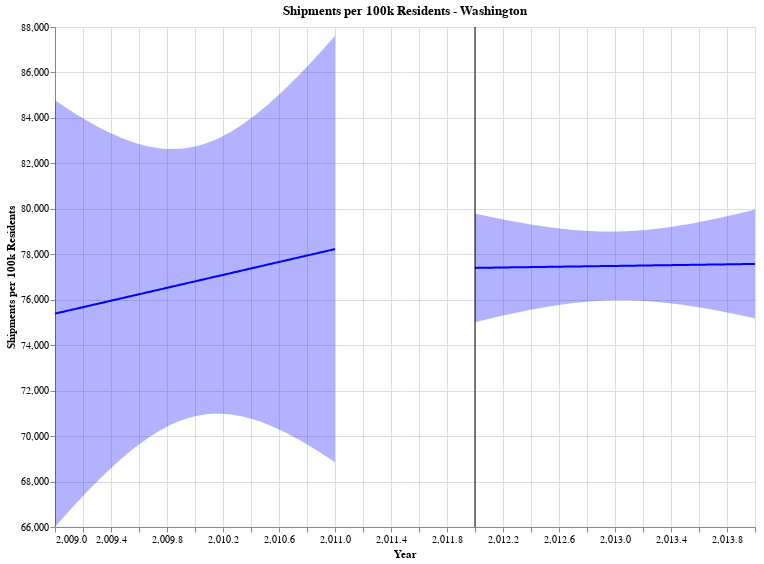

Notebook source saved alongside this figure:
### Code cell
# plotting - need to make x axis discrete 
fit_wa_b4, reg_chart_wa_b4 = get_reg_fit(
    wa_b4, yvar="shipment_per_100k", xvar="Year", color="blue", title= "Shipments per 100k Residents - Washington", alpha=0.05
)


fit_wa_b4, reg_chart_wa_after = get_reg_fit(
    wa_after, yvar="shipment_per_100k", xvar="Year", color="blue", title= "Shipments per 100k Residents - Washington",alpha=0.05
)
(reg_chart_wa_b4 + reg_chart_wa_after + line).properties(width=700, height=500)

### Figure 1 — Vega-Lite specification as saved in the notebook (floating-point values rounded to 4 significant figures)
{"config": {"view": {"continuousWidth": 400, "continuousHeight": 300}}, "layer": [{"mark": "errorband", "encoding": {"color": {"value": "blue"}, "x": {"field": "Year", "type": "quantitative"}, "y": {"field": "ci_low", "title": "", "type": "quantitative"}, "y2": {"field": "ci_high"}}}, {"mark": "line", "encoding": {"color": {"value": "blue"}, "x": {"field": "Year", "scale": {"zero": false}, "title": "Year", "type": "quantitative"}, "y": {"field": "shipment_per_100k", "scale": {"zero": false}, "title": "Shipments per 100k Residents", "type": "quantitative"}}, "title": "Shipments per 100k Residents - Washington"}, {"layer": [{"mark": "errorband", "encoding": {"color": {"value": "blue"}, "x": {"field": "Year", "type": "quantitative"}, "y": {"field": "ci_low", "title": "", "type": "quantitative"}, "y2": {"field": "ci_high"}}}, {"mark": "line", "encoding": {"color": {"value": "blue"}, "x": {"field": "Year", "scale": {"zero": false}, "title": "Year", "type": "quantitative"}, "y": {"field": "shipment_per_100k", "scale": {"zero": false}, "title": "Shipments per 100k Residents", "type": "quantitative"}}, "title": "Shipments per 100k Residents - Washington"}], "data": {"name": "data-ca604b382d5a49bc78e365530f9fa0fe"}}, {"data": {"name": "data-424a16bd626ddffb6ec885f6abd1efe5"}, "mark": "rule", "encoding": {"color": {"field": "color", "scale": null, "type": "nominal"}, "x": {"field": "Date", "type": "quantitative"}}}], "data": {"name": "data-f08a26c6ecd1de4ce552fd05d8169def"}, "height": 500, "width": 700, "$schema": "https://vega.github.io/schema/vega-lite/v4.17.0.json", "datasets": {"data-f08a26c6ecd1de4ce552fd05d8169def": [{"Year": 2009.0, "shipment_per_100k": 75390.0, "ci_low": 66000.0, "ci_high": 84770.0}, {"Year": 2009.0, "shipment_per_100k": 75420.0, "ci_low": 66140.0, "ci_high": 84690.0}, {"Year": 2009.0, "shipment_per_100k": 75450.0, "ci_low": 66280.0, "ci_high": 84610.0}, {"Year": 2009.0, "shipment_per_100k": 75470.0, "ci_low": 66420.0, "ci_high": 84530.0}, {"Year": 2009.0, "shipment_per_100k": 75500.0, "ci_low": 66560.0, "ci_high": 84440.0}, {"Year": 2009.0, "shipment_per_100k": 75530.0, "ci_low": 66700.0, "ci_high": 84370.0}, {"Year": 2009.0, "shipment_per_100k": 75560.0, "ci_low": 66830.0, "ci_high": 84290.0}, {"Year": 2009.0, "shipment_per_100k": 75590.0, "ci_low": 66970.0, "ci_high": 84210.0}, {"Year": 2009.0, "shipment_per_100k": 75620.0, "ci_low": 67100.0, "ci_high": 84130.0}, {"Year": 2009.0, "shipment_per_100k": 75640.0, "ci_low": 67230.0, "ci_high": 84060.0}, {"Year": 2009.0, "shipment_per_100k": 75670.0, "ci_low": 67360.0, "ci_high": 83980.0}, {"Year": 2009.0, "shipment_per_100k": 75700.0, "ci_low": 67490.0, "ci_high": 83910.0}, {"Year": 2009.0, "shipment_per_100k": 75730.0, "ci_low": 67620.0, "ci_high": 83840.0}, {"Year": 2009.0, "shipment_per_100k": 75760.0, "ci_low": 67750.0, "ci_high": 83770.0}, {"Year": 2009.0, "shipment_per_100k": 75790.0, "ci_low": 67870.0, "ci_high": 83700.0}, {"Year": 2009.0, "shipment_per_100k": 75810.0, "ci_low": 68000.0, "ci_high": 83630.0}, {"Year": 2009.0, "shipment_per_100k": 75840.0, "ci_low": 68120.0, "ci_high": 83570.0}, {"Year": 2009.0, "shipment_per_100k": 75870.0, "ci_low": 68240.0, "ci_high": 83500.0}, {"Year": 2009.0, "shipment_per_100k": 75900.0, "ci_low": 68360.0, "ci_high": 83440.0}, {"Year": 2009.0, "shipment_per_100k": 75930.0, "ci_low": 68470.0, "ci_high": 83380.0}, {"Year": 2009.0, "shipment_per_100k": 75960.0, "ci_low": 68590.0, "ci_high": 83320.0}, {"Year": 2009.0, "shipment_per_100k": 75980.0, "ci_low": 68700.0, "ci_high": 83270.0}, {"Year": 2009.0, "shipment_per_100k": 76010.0, "ci_low": 68820.0, "ci_high": 83210.0}, {"Year": 2009.0, "shipment_per_100k": 76040.0, "ci_low": 68920.0, "ci_high": 83160.0}, {"Year": 2009.0, "shipment_per_100k": 76070.0, "ci_low": 69030.0, "ci_high": 83110.0}, {"Year": 2009.0, "shipment_per_100k": 76100.0, "ci_low": 69140.0, "ci_high": 83060.0}, {"Year": 2010.0, "shipment_per_100k": 76130.0, "ci_low": 69240.0, "ci_high": 83010.0}, {"Year": 2010.0, "shipment_per_100k": 76160.0, "ci_low": 69340.0, "ci_high": 82970.0}, {"Year": 2010.0, "shipment_per_100k": 76180.0, "ci_low": 69440.0, "ci_high": 82930.0}, {"Year": 2010.0, "shipment_per_100k": 76210.0, "ci_low": 69540.0, "ci_high": 82890.0}, {"Year": 2010.0, "shipment_per_100k": 76240.0, "ci_low": 69630.0, "ci_high": 82850.0}, {"Year": 2010.0, "shipment_per_100k": 76270.0, "ci_low": 69720.0, "ci_high": 82820.0}, {"Year": 2010.0, "shipment_per_100k": 76300.0, "ci_low": 69810.0, "ci_high": 82780.0}, {"Year": 2010.0, "shipment_per_100k": 76330.0, "ci_low": 69900.0, "ci_high": 82760.0}, {"Year": 2010.0, "shipment_per_100k": 76350.0, "ci_low": 69980.0, "ci_high": 82730.0}, {"Year": 2010.0, "shipment_per_100k": 76380.0, "ci_low": 70060.0, "ci_high": 82710.0}, {"Year": 2010.0, "shipment_per_100k": 76410.0, "ci_low": 70140.0, "ci_high": 82690.0}, {"Year": 2010.0, "shipment_per_100k": 76440.0, "ci_low": 70210.0, "ci_high": 82670.0}, {"Year": 2010.0, "shipment_per_100k": 76470.0, "ci_low": 70280.0, "ci_high": 82650.0}, {"Year": 2010.0, "shipment_per_100k": 76500.0, "ci_low": 70350.0, "ci_high": 82640.0}, {"Year": 2010.0, "shipment_per_100k": 76520.0, "ci_low": 70410.0, "ci_high": 82640.0}, {"Year": 2010.0, "shipment_per_100k": 76550.0, "ci_low": 70470.0, "ci_high": 82630.0}, {"Year": 2010.0, "shipment_per_100k": 76580.0, "ci_low": 70530.0, "ci_high": 82630.0}, {"Year": 2010.0, "shipment_per_100k": 76610.0, "ci_low": 70590.0, "ci_high": 82630.0}, {"Year": 2010.0, "shipment_per_100k": 76640.0, "ci_low": 70640.0, "ci_high": 82640.0}, {"Year": 2010.0, "shipment_per_100k": 76670.0, "ci_low": 70690.0, "ci_high": 82650.0}, {"Year": 2010.0, "shipment_per_100k": 76690.0, "ci_low": 70730.0, "ci_high": 82660.0}, {"Year": 2010.0, "shipment_per_100k": 76720.0, "ci_low": 70770.0, "ci_high": 82680.0}, {"Year": 2010.0, "shipment_per_100k": 76750.0, "ci_low": 70810.0, "ci_high": 82690.0}, {"Year": 2010.0, "shipment_per_100k": 76780.0, "ci_low": 70840.0, "ci_high": 82720.0}, {"Year": 2010.0, "shipment_per_100k": 76810.0, "ci_low": 70870.0, "ci_high": 82740.0}, {"Year": 2010.0, "shipment_per_100k": 76840.0, "ci_low": 70900.0, "ci_high": 82770.0}, {"Year": 2010.0, "shipment_per_100k": 76870.0, "ci_low": 70920.0, "ci_high": 82810.0}, {"Year": 2010.0, "shipment_per_100k": 76890.0, "ci_low": 70940.0, "ci_high": 82850.0}, {"Year": 2010.0, "shipment_per_100k": 76920.0, "ci_low": 70960.0, "ci_high": 82890.0}, {"Year": 2010.0, "shipment_per_100k": 76950.0, "ci_low": 70970.0, "ci_high": 82930.0}, {"Year": 2010.0, "shipment_per_100k": 76980.0, "ci_low": 70980.0, "ci_high": 82980.0}, {"Year": 2010.0, "shipment_per_100k": 77010.0, "ci_low": 70980.0, "ci_high": 83030.0}, {"Year": 2010.0, "shipment_per_100k": 77040.0, "ci_low": 70990.0, "ci_high": 83080.0}, {"Year": 2010.0, "shipment_per_100k": 77060.0, "ci_low": 70990.0, "ci_high": 83140.0}, {"Year": 2010.0, "shipment_per_100k": 77090.0, "ci_low": 70980.0, "ci_high": 83200.0}, {"Year": 2010.0, "shipment_per_100k": 77120.0, "ci_low": 70970.0, "ci_high": 83270.0}, {"Year": 2010.0, "shipment_per_100k": 77150.0, "ci_low": 70960.0, "ci_high": 83340.0}, {"Year": 2010.0, "shipment_per_100k": 77180.0, "ci_low": 70950.0, "ci_high": 83410.0}, {"Year": 2010.0, "shipment_per_100k": 77210.0, "ci_low": 70930.0, "ci_high": 83480.0}, {"Year": 2010.0, "shipment_per_100k": 77230.0, "ci_low": 70910.0, "ci_high": 83560.0}, {"Year": 2010.0, "shipment_per_100k": 77260.0, "ci_low": 70890.0, "ci_high": 83640.0}, {"Year": 2010.0, "shipment_per_100k": 77290.0, "ci_low": 70860.0, "ci_high": 83720.0}, {"Year": 2010.0, "shipment_per_100k": 77320.0, "ci_low": 70830.0, "ci_high": 83810.0}, {"Year": 2010.0, "shipment_per_100k": 77350.0, "ci_low": 70800.0, "ci_high": 83900.0}, {"Year": 2010.0, "shipment_per_100k": 77380.0, "ci_low": 70770.0, "ci_high": 83990.0}, {"Year": 2010.0, "shipment_per_100k": 77400.0, "ci_low": 70730.0, "ci_high": 84080.0}, {"Year": 2010.0, "shipment_per_100k": 77430.0, "ci_low": 70690.0, "ci_high": 84180.0}, {"Year": 2010.0, "shipment_per_100k": 77460.0, "ci_low": 70650.0, "ci_high": 84270.0}, {"Year": 2010.0, "shipment_per_100k": 77490.0, "ci_low": 70600.0, "ci_high": 84380.0}, {"Year": 2010.0, "shipment_per_100k": 77520.0, "ci_low": 70560.0, "ci_high": 84480.0}, {"Year": 2011.0, "shipment_per_100k": 77550.0, "ci_low": 70510.0, "ci_high": 84580.0}, {"Year": 2011.0, "shipment_per_100k": 77570.0, "ci_low": 70460.0, "ci_high": 84690.0}, {"Year": 2011.0, "shipment_per_100k": 77600.0, "ci_low": 70410.0, "ci_high": 84800.0}, {"Year": 2011.0, "shipment_per_100k": 77630.0, "ci_low": 70350.0, "ci_high": 84910.0}, {"Year": 2011.0, "shipment_per_100k": 77660.0, "ci_low": 70290.0, "ci_high": 85030.0}, {"Year": 2011.0, "shipment_per_100k": 77690.0, "ci_low": 70240.0, "ci_high": 85140.0}, {"Year": 2011.0, "shipment_per_100k": 77720.0, "ci_low": 70170.0, "ci_high": 85260.0}, {"Year": 2011.0, "shipment_per_100k": 77750.0, "ci_low": 70110.0, "ci_high": 85380.0}, {"Year": 2011.0, "shipment_per_100k": 77770.0, "ci_low": 70050.0, "ci_high": 85500.0}, {"Year": 2011.0, "shipment_per_100k": 77800.0, "ci_low": 69980.0, "ci_high": 85620.0}, {"Year": 2011.0, "shipment_per_100k": 77830.0, "ci_low": 69920.0, "ci_high": 85740.0}, {"Year": 2011.0, "shipment_per_100k": 77860.0, "ci_low": 69850.0, "ci_high": 85870.0}, {"Year": 2011.0, "shipment_per_100k": 77890.0, "ci_low": 69780.0, "ci_high": 86000.0}, {"Year": 2011.0, "shipment_per_100k": 77920.0, "ci_low": 69710.0, "ci_high": 86130.0}, {"Year": 2011.0, "shipment_per_100k": 77940.0, "ci_low": 69630.0, "ci_high": 86250.0}, {"Year": 2011.0, "shipment_per_100k": 77970.0, "ci_low": 69560.0, "ci_high": 86390.0}, {"Year": 2011.0, "shipment_per_100k": 78000.0, "ci_low": 69480.0, "ci_high": 86520.0}, {"Year": 2011.0, "shipment_per_100k": 78030.0, "ci_low": 69410.0, "ci_high": 86650.0}, {"Year": 2011.0, "shipment_per_100k": 78060.0, "ci_low": 69330.0, "ci_high": 86790.0}, {"Year": 2011.0, "shipment_per_100k": 78090.0, "ci_low": 69250.0, "ci_high": 86920.0}, {"Year": 2011.0, "shipment_per_100k": 78110.0, "ci_low": 69170.0, "ci_high": 87060.0}, {"Year": 2011.0, "shipment_per_100k": 78140.0, "ci_low": 69090.0, "ci_high": 87190.0}, {"Year": 2011.0, "shipment_per_100k": 78170.0, "ci_low": 69010.0, "ci_high": 87330.0}, {"Year": 2011.0, "shipment_per_100k": 78200.0, "ci_low": 68930.0, "ci_high": 87470.0}, {"Year": 2011.0, "shipment_per_100k": 78230.0, "ci_low": 68840.0, "ci_high": 87610.0}], "data-ca604b382d5a49bc78e365530f9fa0fe": [{"Year": 2012.0, "shipment_per_100k": 77400.0, "ci_low": 75010.0, "ci_high": 79790.0}, {"Year": 2012.0, "shipment_per_100k": 77400.0, "ci_low": 75040.0, "ci_high": 79770.0}, {"Year": 2012.0, "shipment_per_100k": 77400.0, "ci_low": 75070.0, "ci_high": 79740.0}, {"Year": 2012.0, "shipment_per_100k": 77410.0, "ci_low": 75100.0, "ci_high": 79710.0}, {"Year": 2012.0, "shipment_per_100k": 77410.0, "ci_low": 75130.0, "ci_high": 79690.0}, {"Year": 2012.0, "shipment_per_100k": 77410.0, "ci_low": 75160.0, "ci_high": 79660.0}, {"Year": 2012.0, "shipment_per_100k": 77410.0, "ci_low": 75190.0, "ci_high": 79630.0}, {"Year": 2012.0, "shipment_per_100k": 77410.0, "ci_low": 75220.0, "ci_high": 79610.0}, {"Year": 2012.0, "shipment_per_100k": 77420.0, "ci_low": 75250.0, "ci_high": 79580.0}, {"Year": 2012.0, "shipment_per_100k": 77420.0, "ci_low": 75270.0, "ci_high": 79560.0}, {"Year": 2012.0, "shipment_per_100k": 77420.0, "ci_low": 75300.0, "ci_high": 79540.0}, {"Year": 2012.0, "shipment_per_100k": 77420.0, "ci_low": 75330.0, "ci_high": 79510.0}, {"Year": 2012.0, "shipment_per_100k": 77420.0, "ci_low": 75360.0, "ci_high": 79490.0}, {"Year": 2012.0, "shipment_per_100k": 77420.0, "ci_low": 75380.0, "ci_high": 79460.0}, {"Year": 2012.0, "shipment_per_100k": 77430.0, "ci_low": 75410.0, "ci_high": 79440.0}, {"Year": 2012.0, "shipment_per_100k": 77430.0, "ci_low": 75440.0, "ci_high": 79420.0}, {"Year": 2012.0, "shipment_per_100k": 77430.0, "ci_low": 75460.0, "ci_high": 79400.0}, {"Year": 2012.0, "shipment_per_100k": 77430.0, "ci_low": 75490.0, "ci_high": 79370.0}, {"Year": 2012.0, "shipment_per_100k": 77430.0, "ci_low": 75510.0, "ci_high": 79350.0}, {"Year": 2012.0, "shipment_per_100k": 77430.0, "ci_low": 75540.0, "ci_high": 79330.0}, {"Year": 2012.0, "shipment_per_100k": 77440.0, "ci_low": 75560.0, "ci_high": 79310.0}, {"Year": 2012.0, "shipment_per_100k": 77440.0, "ci_low": 75580.0, "ci_high": 79290.0}, {"Year": 2012.0, "shipment_per_100k": 77440.0, "ci_low": 75610.0, "ci_high": 79270.0}, {"Year": 2012.0, "shipment_per_100k": 77440.0, "ci_low": 75630.0, "ci_high": 79250.0}, {"Year": 2012.0, "shipment_per_100k": 77440.0, "ci_low": 75650.0, "ci_high": 79240.0}, {"Year": 2012.0, "shipment_per_100k": 77440.0, "ci_low": 75670.0, "ci_high": 79220.0}, {"Year": 2013.0, "shipment_per_100k": 77450.0, "ci_low": 75690.0, "ci_high": 79200.0}, {"Year": 2013.0, "shipment_per_100k": 77450.0, "ci_low": 75710.0, "ci_high": 79180.0}, {"Year": 2013.0, "shipment_per_100k": 77450.0, "ci_low": 75730.0, "ci_high": 79170.0}, {"Year": 2013.0, "shipment_per_100k": 77450.0, "ci_low": 75750.0, "ci_high": 79150.0}, {"Year": 2013.0, "shipment_per_100k": 77450.0, "ci_low": 75770.0, "ci_high": 79140.0}, {"Year": 2013.0, "shipment_per_100k": 77450.0, "ci_low": 75790.0, "ci_high": 79120.0}, {"Year": 2013.0, "shipment_per_100k": 77460.0, "ci_low": 75800.0, "ci_high": 79110.0}, {"Year": 2013.0, "shipment_per_100k": 77460.0, "ci_low": 75820.0, "ci_high": 79100.0}, {"Year": 2013.0, "shipment_per_100k": 77460.0, "ci_low": 75840.0, "ci_high": 79080.0}, {"Year": 2013.0, "shipment_per_100k": 77460.0, "ci_low": 75850.0, "ci_high": 79070.0}, {"Year": 2013.0, "shipment_per_100k": 77460.0, "ci_low": 75860.0, "ci_high": 79060.0}, {"Year": 2013.0, "shipment_per_100k": 77470.0, "ci_low": 75880.0, "ci_high": 79050.0}, {"Year": 2013.0, "shipment_per_100k": 77470.0, "ci_low": 75890.0, "ci_high": 79040.0}, {"Year": 2013.0, "shipment_per_100k": 77470.0, "ci_low": 75900.0, "ci_high": 79030.0}, {"Year": 2013.0, "shipment_per_100k": 77470.0, "ci_low": 75910.0, "ci_high": 79030.0}, {"Year": 2013.0, "shipment_per_100k": 77470.0, "ci_low": 75920.0, "ci_high": 79020.0}, {"Year": 2013.0, "shipment_per_100k": 77470.0, "ci_low": 75930.0, "ci_high": 79010.0}, {"Year": 2013.0, "shipment_per_100k": 77480.0, "ci_low": 75940.0, "ci_high": 79010.0}, {"Year": 2013.0, "shipment_per_100k": 77480.0, "ci_low": 75950.0, "ci_high": 79010.0}, {"Year": 2013.0, "shipment_per_100k": 77480.0, "ci_low": 75960.0, "ci_high": 79000.0}, {"Year": 2013.0, "shipment_per_100k": 77480.0, "ci_low": 75960.0, "ci_high": 79000.0}, {"Year": 2013.0, "shipment_per_100k": 77480.0, "ci_low": 75970.0, "ci_high": 79000.0}, {"Year": 2013.0, "shipment_per_100k": 77480.0, "ci_low": 75970.0, "ci_high": 79000.0}, {"Year": 2013.0, "shipment_per_100k": 77490.0, "ci_low": 75970.0, "ci_high": 79000.0}, {"Year": 2013.0, "shipment_per_100k": 77490.0, "ci_low": 75980.0, "ci_high": 79000.0}, {"Year": 2013.0, "shipment_per_100k": 77490.0, "ci_low": 75980.0, "ci_high": 79000.0}, {"Year": 2013.0, "shipment_per_100k": 77490.0, "ci_low": 75980.0, "ci_high": 79000.0}, {"Year": 2013.0, "shipment_per_100k": 77490.0, "ci_low": 75980.0, "ci_high": 79010.0}, {"Year": 2013.0, "shipment_per_100k": 77490.0, "ci_low": 75980.0, "ci_high": 79010.0}, {"Year": 2013.0, "shipment_per_100k": 77500.0, "ci_low": 75970.0, "ci_high": 79020.0}, {"Year": 2013.0, "shipment_per_100k": 77500.0, "ci_low": 75970.0, "ci_high": 79030.0}, {"Year": 2013.0, "shipment_per_100k": 77500.0, "ci_low": 75970.0, "ci_high": 79030.0}, {"Year": 2013.0, "shipment_per_100k": 77500.0, "ci_low": 75960.0, "ci_high": 79040.0}, {"Year": 2013.0, "shipment_per_100k": 77500.0, "ci_low": 75950.0, "ci_high": 79050.0}, {"Year": 2013.0, "shipment_per_100k": 77500.0, "ci_low": 75950.0, "ci_high": 79060.0}, {"Year": 2013.0, "shipment_per_100k": 77510.0, "ci_low": 75940.0, "ci_high": 79070.0}, {"Year": 2013.0, "shipment_per_100k": 77510.0, "ci_low": 75930.0, "ci_high": 79080.0}, {"Year": 2013.0, "shipment_per_100k": 77510.0, "ci_low": 75920.0, "ci_high": 79100.0}, {"Year": 2013.0, "shipment_per_100k": 77510.0, "ci_low": 75910.0, "ci_high": 79110.0}, {"Year": 2013.0, "shipment_per_100k": 77510.0, "ci_low": 75900.0, "ci_high": 79120.0}, {"Year": 2013.0, "shipment_per_100k": 77520.0, "ci_low": 75890.0, "ci_high": 79140.0}, {"Year": 2013.0, "shipment_per_100k": 77520.0, "ci_low": 75880.0, "ci_high": 79150.0}, {"Year": 2013.0, "shipment_per_100k": 77520.0, "ci_low": 75870.0, "ci_high": 79170.0}, {"Year": 2013.0, "shipment_per_100k": 77520.0, "ci_low": 75850.0, "ci_high": 79190.0}, {"Year": 2013.0, "shipment_per_100k": 77520.0, "ci_low": 75840.0, "ci_high": 79210.0}, {"Year": 2013.0, "shipment_per_100k": 77520.0, "ci_low": 75820.0, "ci_high": 79220.0}, {"Year": 2013.0, "shipment_per_100k": 77530.0, "ci_low": 75810.0, "ci_high": 79240.0}, {"Year": 2013.0, "shipment_per_100k": 77530.0, "ci_low": 75790.0, "ci_high": 79260.0}, {"Year": 2013.0, "shipment_per_100k": 77530.0, "ci_low": 75780.0, "ci_high": 79280.0}, {"Year": 2013.0, "shipment_per_100k": 77530.0, "ci_low": 75760.0, "ci_high": 79300.0}, {"Year": 2014.0, "shipment_per_100k": 77530.0, "ci_low": 75740.0, "ci_high": 79330.0}, {"Year": 2014.0, "shipment_per_100k": 77530.0, "ci_low": 75720.0, "ci_high": 79350.0}, {"Year": 2014.0, "shipment_per_100k": 77540.0, "ci_low": 75700.0, "ci_high": 79370.0}, {"Year": 2014.0, "shipment_per_100k": 77540.0, "ci_low": 75680.0, "ci_high": 79390.0}, {"Year": 2014.0, "shipment_per_100k": 77540.0, "ci_low": 75660.0, "ci_high": 79420.0}, {"Year": 2014.0, "shipment_per_100k": 77540.0, "ci_low": 75640.0, "ci_high": 79440.0}, {"Year": 2014.0, "shipment_per_100k": 77540.0, "ci_low": 75620.0, "ci_high": 79460.0}, {"Year": 2014.0, "shipment_per_100k": 77540.0, "ci_low": 75600.0, "ci_high": 79490.0}, {"Year": 2014.0, "shipment_per_100k": 77550.0, "ci_low": 75580.0, "ci_high": 79510.0}, {"Year": 2014.0, "shipment_per_100k": 77550.0, "ci_low": 75560.0, "ci_high": 79540.0}, {"Year": 2014.0, "shipment_per_100k": 77550.0, "ci_low": 75530.0, "ci_high": 79570.0}, {"Year": 2014.0, "shipment_per_100k": 77550.0, "ci_low": 75510.0, "ci_high": 79590.0}, {"Year": 2014.0, "shipment_per_100k": 77550.0, "ci_low": 75490.0, "ci_high": 79620.0}, {"Year": 2014.0, "shipment_per_100k": 77550.0, "ci_low": 75460.0, "ci_high": 79650.0}, {"Year": 2014.0, "shipment_per_100k": 77560.0, "ci_low": 75440.0, "ci_high": 79670.0}, {"Year": 2014.0, "shipment_per_100k": 77560.0, "ci_low": 75420.0, "ci_high": 79700.0}, {"Year": 2014.0, "shipment_per_100k": 77560.0, "ci_low": 75390.0, "ci_high": 79730.0}, {"Year": 2014.0, "shipment_per_100k": 77560.0, "ci_low": 75370.0, "ci_high": 79760.0}, {"Year": 2014.0, "shipment_per_100k": 77560.0, "ci_low": 75340.0, "ci_high": 79790.0}, {"Year": 2014.0, "shipment_per_100k": 77570.0, "ci_low": 75310.0, "ci_high": 79820.0}, {"Year": 2014.0, "shipment_per_100k": 77570.0, "ci_low": 75290.0, "ci_high": 79850.0}, {"Year": 2014.0, "shipment_per_100k": 77570.0, "ci_low": 75260.0, "ci_high": 79870.0}, {"Year": 2014.0, "shipment_per_100k": 77570.0, "ci_low": 75240.0, "ci_high": 79900.0}, {"Year": 2014.0, "shipment_per_100k": 77570.0, "ci_low": 75210.0, "ci_high": 79930.0}, {"Year": 2014.0, "shipment_per_100k": 77570.0, "ci_low": 75180.0, "ci_high": 79960.0}], "data-424a16bd626ddffb6ec885f6abd1efe5": [{"Date": 2012, "color": "black"}]}}
